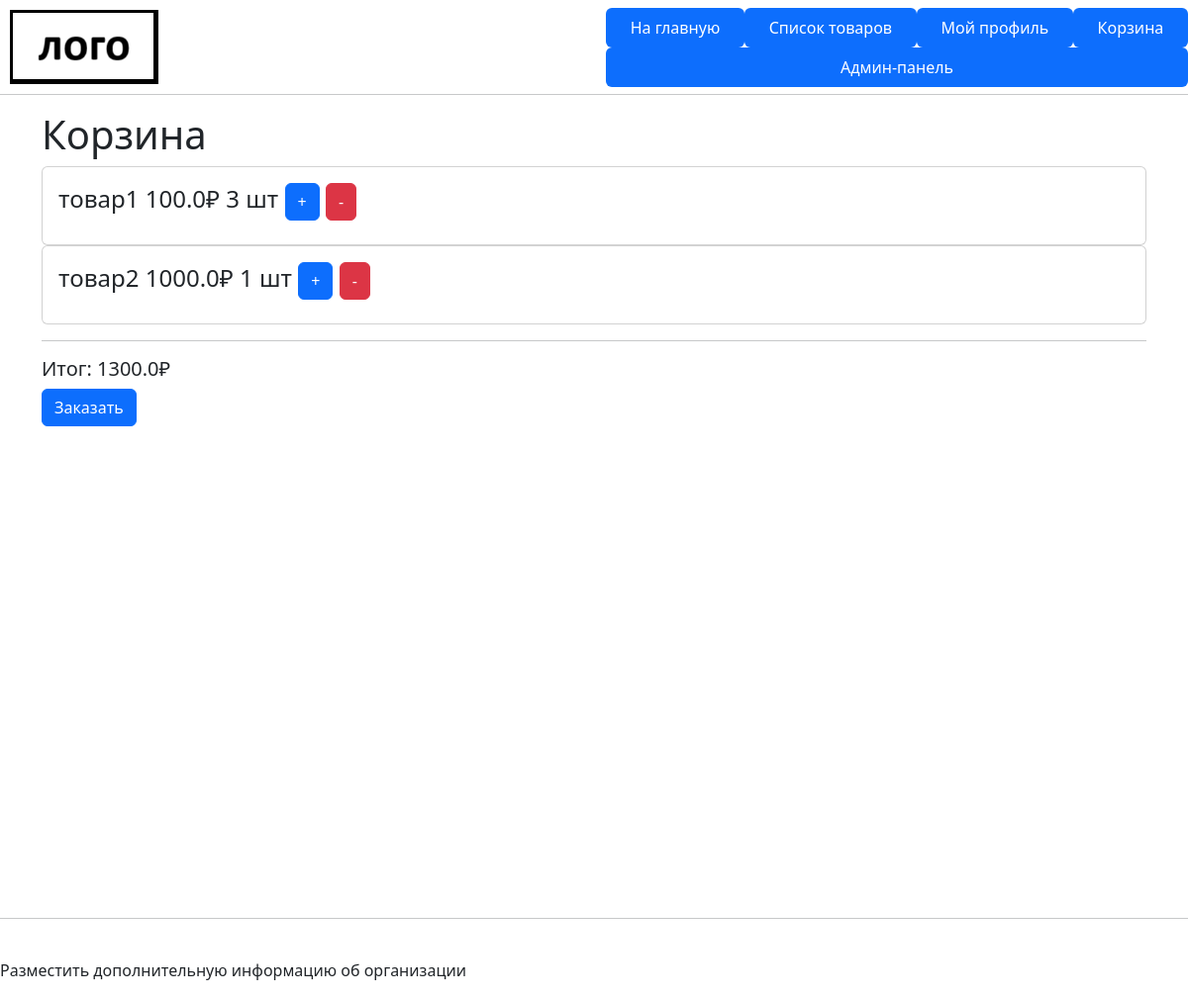
/user/bascket (signed in), run on the app's committed database.
### data/user_models.py (models this page shows, shortened)
class Bascket(SqlAlchemyBase):
    __tablename__ = "items-users"
    id = sqlalchemy.Column(
        sqlalchemy.Integer, primary_key=True, autoincrement=True
    )
    item_id = sqlalchemy.Column(
        sqlalchemy.Integer, sqlalchemy.ForeignKey("items.id")
    )
    user_id = sqlalchemy.Column(
        sqlalchemy.Integer, sqlalchemy.ForeignKey("users.id")
    )
    quantity = sqlalchemy.Column(sqlalchemy.Integer, default=0)
    item = sqlalchemy.orm.relationship("Item")
    user = sqlalchemy.orm.relationship("User")

### data/catalog_models.py (models this page shows)
class Item(SqlAlchemyBase):
    __tablename__ = "items"
    id = sqlalchemy.Column(
        sqlalchemy.Integer,
        primary_key=True,
        autoincrement=True,
    )
    name = sqlalchemy.Column(
        sqlalchemy.String,
        nullable=False,
    )
    price = sqlalchemy.Column(
        sqlalchemy.Float,
        nullable=False,
    )
    text = sqlalchemy.Column(
        sqlalchemy.String,
        nullable=True,
    )
    category_id = sqlalchemy.Column(
        sqlalchemy.Integer,
        sqlalchemy.ForeignKey("categories.id"),
    )
    category = sqlalchemy.orm.relationship("Category")

### user_views.py (the view, shortened to what this page needs)
@flask_login.login_required
def bascket():
    user = flask_login.current_user
    db_sess = db_session.create_session()
    items = db_sess.query(Bascket).filter(Bascket.user == user)
    return flask.render_template("bascket.html", items=items)

### data/db_session.py (called while the page is built)
def create_session() -> Session:
    global __factory
    return __factory()

### main.py (called while the page is built)
@login_manager.user_loader
def load_user(user_id):
    db_sess = db_session.create_session()
    return db_sess.query(User).get(user_id)

### templates/bascket.html
{% extends "base.html" %}
{% block content %}
  <h1>Корзина</h1>
  {% set ns = namespace(total=0) %}
  {% for bascket_item in items %}
    {% with b_item = bascket_item %}
      {% include "includes/bascket_item_card.html" %}
    {% endwith %}
    {% set ns.total = ns.total + bascket_item.item.price * bascket_item.quantity %}
  {% endfor %}
  <hr>
  <h5>Итог: {{ ns.total }}₽</h5>
  <a class="btn btn-primary" href="/order/create">Заказать</a>
{% endblock %}

### templates/includes/bascket_item_card.html
<div class="card w-auto">
  <div class="card-body d-flex flex-column">
    <h4 class="card-title">
      {{ b_item.item.name }}
      {{ b_item.item.price }}₽
      {{ b_item.quantity }} шт
      <button class = "btn btn-primary mt-auto" type="submit" name="add_item" value="{{ b_item.item.id }}">
        +
      </button>
      <button class = "btn btn-danger mt-auto" type="submit" name="delete_item" value="{{ b_item.item.id }}">
        -
      </button>
    </h4>
  </div>
</div>

### data on the page
Bascket: item.name "товар1", item.price "100.0", quantity "3", {{ b_item.item.id }} 1 (drawn)
Bascket: item.name "товар2", item.price "1000.0", quantity "1", {{ b_item.item.id }} 2 (drawn)

### other printed values
{{ ns.total }} "1300.0"
